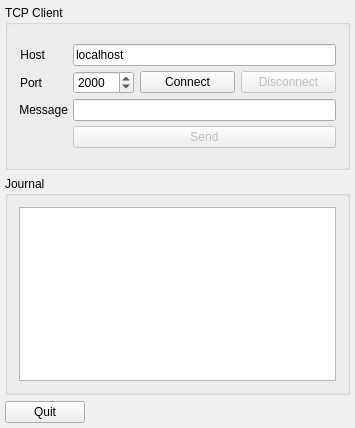
<?xml version="1.0" encoding="UTF-8"?>
<ui version="4.0">
 <class>MainWindow</class>
 <widget class="QMainWindow" name="MainWindow">
  <property name="geometry">
   <rect>
    <x>0</x>
    <y>0</y>
    <width>355</width>
    <height>428</height>
   </rect>
  </property>
  <property name="sizePolicy">
   <sizepolicy hsizetype="Fixed" vsizetype="Fixed">
    <horstretch>0</horstretch>
    <verstretch>0</verstretch>
   </sizepolicy>
  </property>
  <property name="minimumSize">
   <size>
    <width>355</width>
    <height>428</height>
   </size>
  </property>
  <property name="maximumSize">
   <size>
    <width>355</width>
    <height>428</height>
   </size>
  </property>
  <property name="windowTitle">
   <string>TCP Client Test</string>
  </property>
  <widget class="QWidget" name="centralWidget">
   <property name="sizePolicy">
    <sizepolicy hsizetype="Fixed" vsizetype="Fixed">
     <horstretch>0</horstretch>
     <verstretch>0</verstretch>
    </sizepolicy>
   </property>
   <layout class="QFormLayout" name="formLayout">
    <property name="leftMargin">
     <number>5</number>
    </property>
    <property name="topMargin">
     <number>5</number>
    </property>
    <property name="rightMargin">
     <number>5</number>
    </property>
    <property name="bottomMargin">
     <number>5</number>
    </property>
    <item row="0" column="0">
     <widget class="QGroupBox" name="gbClient">
      <property name="sizePolicy">
       <sizepolicy hsizetype="Fixed" vsizetype="Fixed">
        <horstretch>0</horstretch>
        <verstretch>0</verstretch>
       </sizepolicy>
      </property>
      <property name="minimumSize">
       <size>
        <width>345</width>
        <height>165</height>
       </size>
      </property>
      <property name="title">
       <string>TCP Client</string>
      </property>
      <property name="alignment">
       <set>Qt::AlignLeading|Qt::AlignLeft|Qt::AlignTop</set>
      </property>
      <layout class="QVBoxLayout" name="verticalLayout">
       <item>
        <layout class="QFormLayout" name="flClient">
         <property name="sizeConstraint">
          <enum>QLayout::SetDefaultConstraint</enum>
         </property>
         <property name="fieldGrowthPolicy">
          <enum>QFormLayout::AllNonFixedFieldsGrow</enum>
         </property>
         <property name="formAlignment">
          <set>Qt::AlignCenter</set>
         </property>
         <property name="horizontalSpacing">
          <number>5</number>
         </property>
         <property name="verticalSpacing">
          <number>5</number>
         </property>
         <property name="leftMargin">
          <number>0</number>
         </property>
         <property name="topMargin">
          <number>0</number>
         </property>
         <property name="rightMargin">
          <number>0</number>
         </property>
         <property name="bottomMargin">
          <number>0</number>
         </property>
         <item row="0" column="0">
          <widget class="QLabel" name="lbHost">
           <property name="text">
            <string>Host</string>
           </property>
           <property name="alignment">
            <set>Qt::AlignRight|Qt::AlignTrailing|Qt::AlignVCenter</set>
           </property>
          </widget>
         </item>
         <item row="0" column="1">
          <widget class="QLineEdit" name="leHost">
           <property name="text">
            <string>localhost</string>
           </property>
          </widget>
         </item>
         <item row="1" column="0">
          <widget class="QLabel" name="lbPort">
           <property name="text">
            <string>Port</string>
           </property>
           <property name="alignment">
            <set>Qt::AlignRight|Qt::AlignTrailing|Qt::AlignVCenter</set>
           </property>
          </widget>
         </item>
         <item row="1" column="1">
          <layout class="QHBoxLayout" name="hblClient">
           <item>
            <widget class="QSpinBox" name="sbPort">
             <property name="sizePolicy">
              <sizepolicy hsizetype="Fixed" vsizetype="Fixed">
               <horstretch>0</horstretch>
               <verstretch>0</verstretch>
              </sizepolicy>
             </property>
             <property name="minimum">
              <number>1</number>
             </property>
             <property name="maximum">
              <number>65535</number>
             </property>
             <property name="value">
              <number>2000</number>
             </property>
            </widget>
           </item>
           <item>
            <widget class="QPushButton" name="pbConnect">
             <property name="text">
              <string>Connect</string>
             </property>
            </widget>
           </item>
           <item>
            <widget class="QPushButton" name="pbDisconnect">
             <property name="enabled">
              <bool>false</bool>
             </property>
             <property name="text">
              <string>Disconnect</string>
             </property>
            </widget>
           </item>
          </layout>
         </item>
         <item row="2" column="0">
          <widget class="QLabel" name="lbMessage">
           <property name="text">
            <string>Message</string>
           </property>
           <property name="alignment">
            <set>Qt::AlignRight|Qt::AlignTrailing|Qt::AlignVCenter</set>
           </property>
          </widget>
         </item>
         <item row="2" column="1">
          <widget class="QLineEdit" name="leMessage">
           <property name="maxLength">
            <number>65535</number>
           </property>
          </widget>
         </item>
         <item row="3" column="1">
          <widget class="QPushButton" name="pbSend">
           <property name="enabled">
            <bool>false</bool>
           </property>
           <property name="text">
            <string>Send</string>
           </property>
          </widget>
         </item>
        </layout>
       </item>
      </layout>
     </widget>
    </item>
    <item row="1" column="0">
     <widget class="QGroupBox" name="gbJournal">
      <property name="enabled">
       <bool>true</bool>
      </property>
      <property name="sizePolicy">
       <sizepolicy hsizetype="Fixed" vsizetype="Fixed">
        <horstretch>0</horstretch>
        <verstretch>0</verstretch>
       </sizepolicy>
      </property>
      <property name="minimumSize">
       <size>
        <width>345</width>
        <height>210</height>
       </size>
      </property>
      <property name="autoFillBackground">
       <bool>false</bool>
      </property>
      <property name="title">
       <string>Journal</string>
      </property>
      <property name="flat">
       <bool>false</bool>
      </property>
      <property name="checkable">
       <bool>false</bool>
      </property>
      <layout class="QVBoxLayout" name="verticalLayout_3">
       <item>
        <widget class="QTextEdit" name="teJournal">
         <property name="sizePolicy">
          <sizepolicy hsizetype="Expanding" vsizetype="Expanding">
           <horstretch>0</horstretch>
           <verstretch>0</verstretch>
          </sizepolicy>
         </property>
         <property name="readOnly">
          <bool>true</bool>
         </property>
        </widget>
       </item>
      </layout>
     </widget>
    </item>
    <item row="2" column="0">
     <widget class="QPushButton" name="btnQuit">
      <property name="sizePolicy">
       <sizepolicy hsizetype="Fixed" vsizetype="Fixed">
        <horstretch>0</horstretch>
        <verstretch>0</verstretch>
       </sizepolicy>
      </property>
      <property name="toolTip">
       <string/>
      </property>
      <property name="statusTip">
       <string/>
      </property>
      <property name="text">
       <string>Quit</string>
      </property>
     </widget>
    </item>
   </layout>
  </widget>
 </widget>
 <layoutdefault spacing="6" margin="11"/>
 <resources/>
 <connections>
  <connection>
   <sender>btnQuit</sender>
   <signal>clicked()</signal>
   <receiver>MainWindow</receiver>
   <slot>close()</slot>
   <hints>
    <hint type="sourcelabel">
     <x>49</x>
     <y>98</y>
    </hint>
    <hint type="destinationlabel">
     <x>199</x>
     <y>149</y>
    </hint>
   </hints>
  </connection>
 </connections>
</ui>
